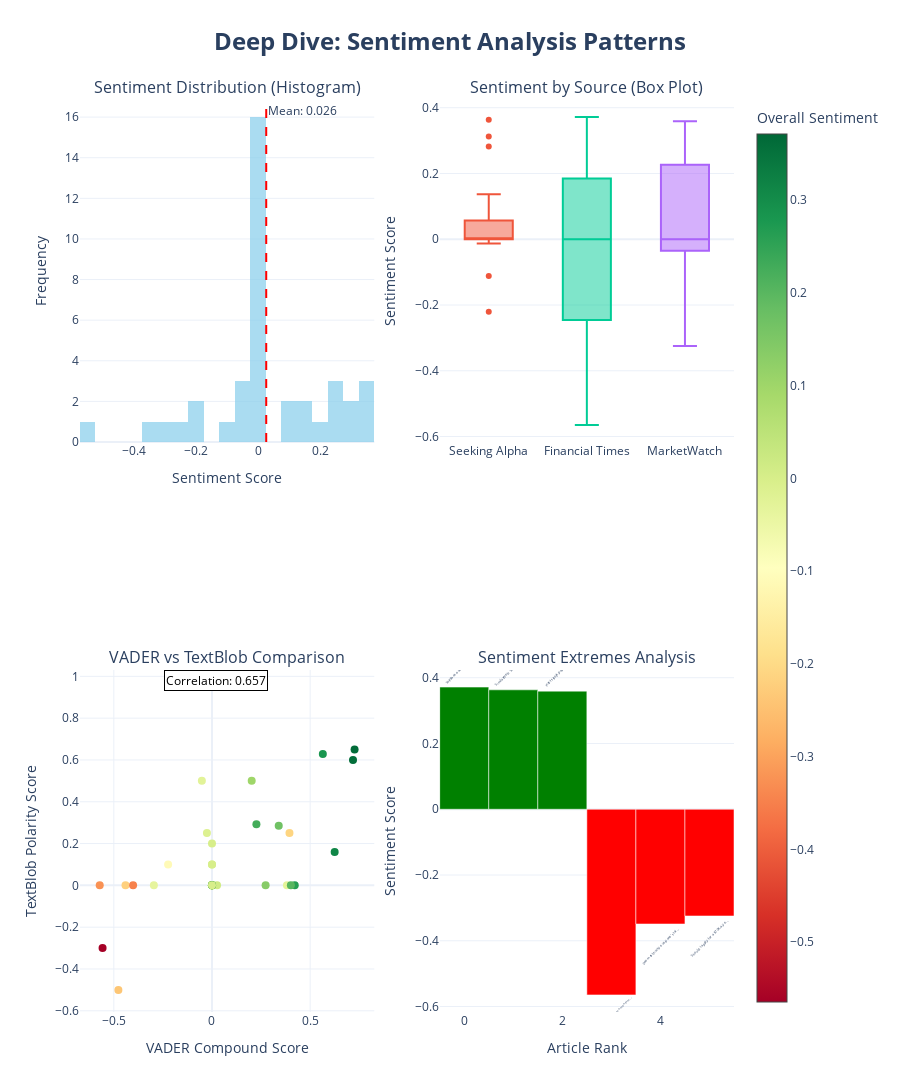

Notebook code for this chart:
### Markdown cell above
## 🎯 Visualization 3: Detailed Sentiment Analysis

Our final visualization dives deep into sentiment patterns, showing distribution, outliers, and comparative analysis across different metrics.

### Code cell
# Create detailed sentiment analysis visualization
fig3 = make_subplots(
    rows=2, cols=2,
    subplot_titles=(
        'Sentiment Distribution (Histogram)',
        'Sentiment by Source (Box Plot)',
        'VADER vs TextBlob Comparison',
        'Sentiment Extremes Analysis'
    )
)

# 1. Sentiment Distribution Histogram
fig3.add_trace(
    go.Histogram(
        x=final_df['overall_sentiment'],
        nbinsx=30,
        marker_color='skyblue',
        opacity=0.7,
        name='Sentiment Distribution'
    ),
    row=1, col=1
)

# Add mean line
mean_sentiment = final_df['overall_sentiment'].mean()
fig3.add_vline(
    x=mean_sentiment,
    line_dash="dash",
    line_color="red",
    annotation_text=f"Mean: {mean_sentiment:.3f}",
    row=1, col=1
)

# 2. Box Plot by Source
for source in final_df['source'].unique():
    source_data = final_df[final_df['source'] == source]['overall_sentiment']
    fig3.add_trace(
        go.Box(
            y=source_data,
            name=source,
            boxpoints='outliers'
        ),
        row=1, col=2
    )

# 3. VADER vs TextBlob Scatter Plot
fig3.add_trace(
    go.Scatter(
        x=final_df['title_vader_compound'],
        y=final_df['title_textblob_polarity'],
        mode='markers',
        marker=dict(
            size=8,
            color=final_df['overall_sentiment'],
            colorscale='RdYlGn',
            colorbar_title="Overall Sentiment",
            showscale=True
        ),
        text=final_df['title'].str[:50],
        name='Title Sentiment Comparison'
    ),
    row=2, col=1
)

# Add correlation line
correlation = final_df['title_vader_compound'].corr(final_df['title_textblob_polarity'])
fig3.add_annotation(
    text=f"Correlation: {correlation:.3f}",
    x=0.02, y=0.98,
    xref="x4", yref="paper",
    showarrow=False,
    font=dict(size=12, color="black"),
    bgcolor="white",
    bordercolor="black",
    row=2, col=1
)

# 4. Sentiment Extremes (Top/Bottom Articles)
extremes = pd.concat([
    final_df.nlargest(3, 'overall_sentiment'),
    final_df.nsmallest(3, 'overall_sentiment')
])

colors_extreme = ['green' if x > 0 else 'red' for x in extremes['overall_sentiment']]
fig3.add_trace(
    go.Bar(
        x=list(range(len(extremes))),  # Convert range to list
        y=extremes['overall_sentiment'],
        marker_color=colors_extreme,
        text=[f"{title[:30]}..." if len(title) > 30 else title for title in extremes['title']],
        textposition='outside',
        textangle=-45
    ),
    row=2, col=2
)

# Update layout
fig3.update_layout(
    title={
        'text': "<b>Deep Dive: Sentiment Analysis Patterns</b>",
        'x': 0.5,
        'font': {'size': 24}
    },
    height=1200,
    showlegend=False,
    template='plotly_white'
)

# Update axes
fig3.update_xaxes(title_text="Sentiment Score", row=1, col=1)
fig3.update_yaxes(title_text="Frequency", row=1, col=1)
fig3.update_yaxes(title_text="Sentiment Score", row=1, col=2)
fig3.update_xaxes(title_text="VADER Compound Score", row=2, col=1)
fig3.update_yaxes(title_text="TextBlob Polarity Score", row=2, col=1)
fig3.update_xaxes(title_text="Article Rank", row=2, col=2)
fig3.update_yaxes(title_text="Sentiment Score", row=2, col=2)

fig3.show()

### Figure 1 — Plotly figure (JSON) as saved in the notebook; plotly's stock layout.template omitted (floating-point values rounded to 4 significant figures)
{"data": [{"marker": {"color": "skyblue"}, "name": "Sentiment Distribution", "nbinsx": 30, "opacity": 0.7, "type": "histogram", "x": [0.0, -0.2202, 0.0, 0.0, -0.0129, 0.1012, -0.1118, 0.0129, 0.0, 0.0, 0.1366, 0.0, 0.0, 0.0, 0.0, 0.3632, 0.0, 0.0, 0.3125, 0.2823, 0.1132, 0.17, -0.2114, 0.0, -0.3489, -0.5646, -0.0293, 0.3715, 0.2294, -0.2384, -0.3246, 0.0, -0.0258, 0.263, -0.03485, 0.2009, 0.0, 0.3592, 0.2263], "xaxis": "x", "yaxis": "y"}, {"boxpoints": "outliers", "name": "Seeking Alpha", "type": "box", "xaxis": "x2", "y": [0.0, -0.2202, 0.0, 0.0, -0.0129, 0.1012, -0.1118, 0.0129, 0.0, 0.0, 0.1366, 0.0, 0.0, 0.0, 0.0, 0.3632, 0.0, 0.0, 0.3125, 0.2823], "yaxis": "y2"}, {"boxpoints": "outliers", "name": "Financial Times", "type": "box", "xaxis": "x2", "y": [0.1132, 0.17, -0.2114, 0.0, -0.3489, -0.5646, -0.0293, 0.3715, 0.2294], "yaxis": "y2"}, {"boxpoints": "outliers", "name": "MarketWatch", "type": "box", "xaxis": "x2", "y": [-0.2384, -0.3246, 0.0, -0.0258, 0.263, -0.03485, 0.2009, 0.0, 0.3592, 0.2263], "yaxis": "y2"}, {"marker": {"color": [0.0, -0.2202, 0.0, 0.0, -0.0129, 0.1012, -0.1118, 0.0129, 0.0, 0.0, 0.1366, 0.0, 0.0, 0.0, 0.0, 0.3632, 0.0, 0.0, 0.3125, 0.2823, 0.1132, 0.17, -0.2114, 0.0, -0.3489, -0.5646, -0.0293, 0.3715, 0.2294, -0.2384, -0.3246, 0.0, -0.0258, 0.263, -0.03485, 0.2009, 0.0, 0.3592, 0.2263], "colorbar": {"title": {"text": "Overall Sentiment"}}, "colorscale": [[0, "rgb(165,0,38)"], [0.1, "rgb(215,48,39)"], [0.2, "rgb(244,109,67)"], [0.3, "rgb(253,174,97)"], [0.4, "rgb(254,224,139)"], [0.5, "rgb(255,255,191)"], [0.6, "rgb(217,239,139)"], [0.7, "rgb(166,217,106)"], [0.8, "rgb(102,189,99)"], [0.9, "rgb(26,152,80)"], [1, "rgb(0,104,55)"]], "showscale": true, "size": 8}, "mode": "markers", "name": "Title Sentiment Comparison", "text": ["FNDE Holds Up Amid Caution In Emerging Markets", "ESAB Corporation: Uncertainty Of Timing Of Demand ", "China's July Activity Data Slump Shows Additional ", "Barings BDC: Remains Resilient But Not A Buy Yet", "The Overlooked Catalyst Driving PayPal Higher", "SPX Technologies: A Near-Term Top Might Have Been ", "Smith Douglas Homes: Not Convinced That Demand Wil", "Peloton: Pain Maybe Gain", "U.S. Coal Markets Remain Quiet To Open Summer", "NEAR: Trade-Off Between Liquidity And Duration", "Frontera Energy Corporation (FECCF) Q2 2025 Earnin", "JBS N.V. 2025 Q2 - Results - Earnings Call Present", "JBS N.V. (JBS) Q2 2025 Earnings Call Transcript", "Bionano Genomics, Inc. 2025 Q2 - Results - Earning", "Bionano Genomics, Inc. (BNGO) Q2 2025 Earnings Cal", "SimilarWeb: Still Very Confident In The Growth Acc", "Chain Bridge Bancorp: Undervalued And Flying Under", "AerSale's Q2 Post-Earnings Rally Looks Too Much, T", "QQQM: Earnings Growth Power Supports High Beta Inv", "Brilliant Earth: Special Dividends Don't Create Lo", "Trump the ‘dealmaker’ faces his biggest test with ", "‘May God give the right words to President Trump’:", "Tech bosses spend millions more on personal securi", "How to invest in a stock market bubble", "Doom sells: why everyone’s talking about the end t", "China’s economy loses momentum as trade pressures ", "‘Luck running out’ for Swiss economy as growth slo", "SoftBank-owned PayPay files for US listing", "Modi vows ‘self-reliant India’ in wake of Trump’s ", "My wife and I are in our 50s and have $11 million.", "Should I apply for a $70K-a-year job at 74 and ris", "Emma Stone finds a buyer for $23.5 million Austin,", "Bethenny Frankel says more people are turning thei", "Here’s what it’s like to invest in private equity ", "M&A is back and corporate earnings are up. Do Amer", "Soros, Appaloosa boost their Nvidia stake. They al", "Warren Buffett places new bets on UnitedHealth and", "Intel’s stock pops. Will Trump come to the rescue ", "Netflix, Alibaba and this financial-sector ETF are"], "type": "scatter", "x": [0.0, -0.4404, 0.0, 0.0, -0.0258, 0.2023, -0.2235, 0.0258, 0.0, 0.0, 0.2732, 0.0, 0.0, 0.0, 0.0, 0.7264, 0.0, 0.0, 0.6249, 0.5647, 0.0, 0.34, 0.3947, 0.0, -0.4019, -0.5574, 0.3818, 0.0, 0.0, -0.4767, -0.5719, 0.0, -0.0516, 0.4215, -0.296, 0.4019, 0.0, 0.7184, 0.2263], "xaxis": "x3", "y": [0.0, 0.0, 0.0, 0.0, 0.25, 0.5, 0.1, 0.0, 0.0, 0.1, 0.0, 0.0, 0.0, 0.0, 0.0, 0.65, 0.0, 0.2, 0.16, 0.6286, 0.0, 0.2857, 0.25, 0.0, 0.0, -0.3, 0.0, 0.0, 0.0, -0.5, 0.0, 0.0, 0.5, 0.0, 0.0, 0.0, 0.09943, 0.6, 0.2929], "yaxis": "y3"}, {"marker": {"color": ["green", "green", "green", "red", "red", "red"]}, "text": ["SoftBank-owned PayPay files fo...", "SimilarWeb: Still Very Confide...", "Intel’s stock pops. Will Trump...", "China’s economy loses momentum...", "Doom sells: why everyone’s tal...", "Should I apply for a $70K-a-ye..."], "textangle": -45, "textposition": "outside", "type": "bar", "x": [0, 1, 2, 3, 4, 5], "xaxis": "x4", "y": [0.3715, 0.3632, 0.3592, -0.5646, -0.3489, -0.3246], "yaxis": "y4"}], "layout": {"annotations": [{"font": {"size": 16}, "showarrow": false, "text": "Sentiment Distribution (Histogram)", "x": 0.225, "xanchor": "center", "xref": "paper", "y": 1, "yanchor": "bottom", "yref": "paper"}, {"font": {"size": 16}, "showarrow": false, "text": "Sentiment by Source (Box Plot)", "x": 0.775, "xanchor": "center", "xref": "paper", "y": 1, "yanchor": "bottom", "yref": "paper"}, {"font": {"size": 16}, "showarrow": false, "text": "VADER vs TextBlob Comparison", "x": 0.225, "xanchor": "center", "xref": "paper", "y": 0.375, "yanchor": "bottom", "yref": "paper"}, {"font": {"size": 16}, "showarrow": false, "text": "Sentiment Extremes Analysis", "x": 0.775, "xanchor": "center", "xref": "paper", "y": 0.375, "yanchor": "bottom", "yref": "paper"}, {"showarrow": false, "text": "Mean: 0.026", "x": 0.02614, "xanchor": "left", "xref": "x", "y": 1, "yanchor": "top", "yref": "y domain"}, {"bgcolor": "white", "bordercolor": "black", "font": {"color": "black", "size": 12}, "showarrow": false, "text": "Correlation: 0.657", "x": 0.02, "xref": "x3", "y": 0.98, "yref": "y3"}], "height": 1200, "shapes": [{"line": {"color": "red", "dash": "dash"}, "type": "line", "x0": 0.02614, "x1": 0.02614, "xref": "x", "y0": 0, "y1": 1, "yref": "y domain"}], "showlegend": false, "title": {"font": {"size": 24}, "text": "<b>Deep Dive: Sentiment Analysis Patterns</b>", "x": 0.5}, "xaxis": {"anchor": "y", "domain": [0, 0.45], "title": {"text": "Sentiment Score"}}, "xaxis2": {"anchor": "y2", "domain": [0.55, 1]}, "xaxis3": {"anchor": "y3", "domain": [0, 0.45], "title": {"text": "VADER Compound Score"}}, "xaxis4": {"anchor": "y4", "domain": [0.55, 1], "title": {"text": "Article Rank"}}, "yaxis": {"anchor": "x", "domain": [0.625, 1], "title": {"text": "Frequency"}}, "yaxis2": {"anchor": "x2", "domain": [0.625, 1], "title": {"text": "Sentiment Score"}}, "yaxis3": {"anchor": "x3", "domain": [0, 0.375], "title": {"text": "TextBlob Polarity Score"}}, "yaxis4": {"anchor": "x4", "domain": [0, 0.375], "title": {"text": "Sentiment Score"}}}}
